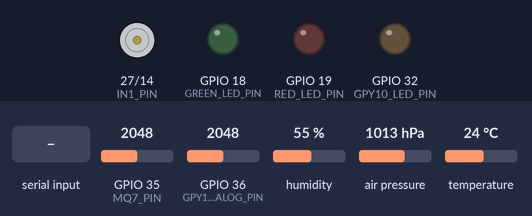
This sketch was run on a simulated ESP32. Parts: motor-driver pin pairs drawn as motors (green arrow = first pin HIGH = forward, orange = second pin HIGH = backward, longer = more drive, scaled by the enable pin), output pins drawn as LEDs (lit = HIGH). Inputs (shaded band) come from the test bench; at power-on: GPIO 35 (MQ7_PIN) = 2048, GPIO 36 (GPY10_ANALOG_PIN) = 2048, humidity 55 %, air pressure 1013 hPa, temperature 24 °C (analog values on the 0–4095 scale). WiFi joins after 1.5 s; servers stay silent unless stated; uploads are accepted with an empty reply; EEPROM starts erased; what the sketch prints to the serial monitor is not drawn.

Above: at 0.0 s.
At 3.2 s:
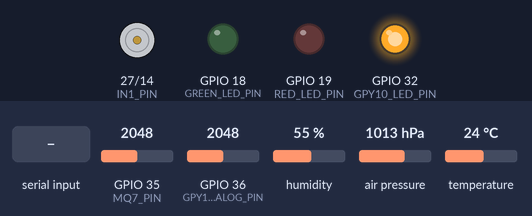
3.3 s: "CAL\n" received over Serial
At 24.9 s:
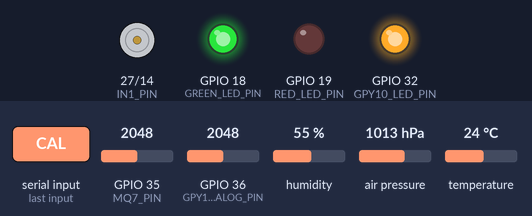
Timing chart, 0 to 25.3 s (numbered marks = the images above; inputs shaded):
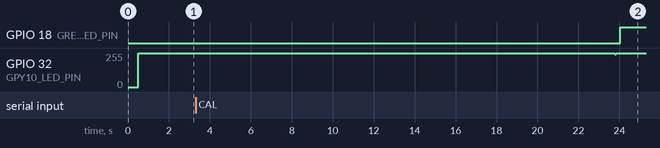

The sketch:

AQMS_ESP32.ino
```cpp
/*
 * =====================================================================
 *  AQMS - ESP32 firmware (multi-pollutant version)
 *  Sensors : PMS5003 (PM2.5/PM10), MQ-7 (CO), MQ-135 (gas index),
 *            GP2Y1010AU0F (dust), DHT22 (T, RH), BMP280 (P)
 *  Actuator: L298N -> purifier fan (G4 + H13 filters)
 *
 *  Every 5 s the node reads all sensors and POSTs one JSON frame to the
 *  Flask server on AWS (/api/ingest). The server replies with the fan
 *  command computed from the current + 12-h forecast AQI (paper Table 5),
 *  which is applied to the fan PWM. If the server is unreachable for 30 s
 *  the node falls back to local staged control on its own AQI.
 *
 *  Libraries (Arduino IDE -> Library Manager):
 *    - "DHT sensor library" by Adafruit  (+ "Adafruit Unified Sensor")
 *    - "Adafruit BMP280 Library"         (+ "Adafruit BusIO")
 *  Board: "ESP32 Dev Module" (esp32 by Espressif, core 2.x or 3.x)
 *  PMS5003 is read with the built-in parser below (no library needed).
 * =====================================================================
 */

#include <WiFi.h>
#include <HTTPClient.h>
#include <WiFiClientSecure.h>
#include <Wire.h>
#include <Preferences.h>
#include <Adafruit_BMP280.h>
#include "DHT.h"

// =====================================================================
//  >>> EDIT THESE <<<
// =====================================================================
const char* WIFI_SSID     = "Aislyntech";
const char* WIFI_PASSWORD = "Aislyntech88*";

// Your EC2 public IP (or domain). Port 5000 = Flask/gunicorn, port 80 if you use nginx.
const char* SERVER_URL = "http://YOUR_EC2_PUBLIC_IP:5000/api/ingest";
const char* API_KEY    = "aqms-esp32-key";          // must match AQMS_API_KEY on the server
const char* DEVICE_ID  = "aqms-node-1";

// Optional: also push to the old aislyntech PHP API (keeps the old path alive)
const bool  USE_LEGACY_API = false;
const char* LEGACY_API_URL = "https://aislyntech.com/Api/42-update.php";

// =====================================================================
//  PIN MAP  (paper Table 7)
// =====================================================================
#define PMS_RX_PIN        16   // ESP32 RX2  <- PMS5003 TX
#define PMS_TX_PIN        17   // ESP32 TX2  -> PMS5003 RX
#define MQ7_PIN           35   // analog, via 10k/20k divider
#define MQ135_PIN         34   // analog, via 10k/20k divider
#define GPY10_ANALOG_PIN  36   // analog (VP), via divider
#define GPY10_LED_PIN     32   // LED drive (150R + 220uF), ACTIVE LOW
#define DHT_PIN           4
#define DHT_TYPE          DHT22
#define SDA_PIN           21
#define SCL_PIN           22
#define ENA_PIN           26   // L298N PWM
#define IN1_PIN           27
#define IN2_PIN           14
#define GREEN_LED_PIN     18   // optional status LEDs
#define RED_LED_PIN       19
/*  If your board is still wired like the OLD version, use instead:
      GPY10_LED_PIN 23, GPY10_ANALOG_PIN 35 (then move MQ-7 to 39/VN),
      ENA 25, IN1 26, IN2 27                                            */

// =====================================================================
//  MQ-7 CALIBRATION  (paper Sec 4.3, Eq. 9-10)
// =====================================================================
const float MQ_VC          = 5.0;      // module supply (V)
const float MQ_RL_KOHM     = 10.0;     // load resistor on the module (check: 10k or 1k)
const float DIVIDER_RATIO  = 1.5;      // 10k/20k divider: Vmodule = Vadc * (10+20)/20
const float MQ7_A          = 99.042;   // C_ppm = a * (Rs/R0)^b  (datasheet curve fit)
const float MQ7_B          = -1.518;
const float MQ7_CLEAN_AIR_RATIO = 27.5;   // Rs/R0 in clean air (datasheet)
const unsigned long MQ7_WARMUP_MS = 180000UL;  // 3 min warm-up before CO is reported
// R0 is auto-calibrated in clean air on first boot (after warm-up) and saved in flash.
// Type CAL in the Serial Monitor (115200) to re-calibrate in clean air.

// =====================================================================
//  TIMING / CONTROL
// =====================================================================
const unsigned long SAMPLE_INTERVAL_MS = 5000;   // paper: poll every 5 s
const unsigned long SERVER_TIMEOUT_MS  = 30000;  // fall back to local control after this
const int PWM_STAGE[3] = {0, 128, 255};          // 0 %, 50 %, 100 %

// =====================================================================
DHT dht(DHT_PIN, DHT_TYPE);
Adafruit_BMP280 bmp;
Preferences prefs;
bool bmpOK = false;

float mq7R0 = 0;                 // kOhm
unsigned long bootMs = 0, lastSampleMs = 0, lastServerOkMs = 0;
uint32_t seqNo = 0;
int fanPwm = 0, fanStage = 0;
bool serverControl = false;
unsigned long belowSinceMs = 0;

// PMS5003 latest frame
uint16_t pm25Raw = 0, pm10Raw = 0;
bool pmsValid = false;
unsigned long pmsLastMs = 0;

// 1-min rolling averages (12 x 5 s)
const int AVG_N = 12;
float coBuf[AVG_N]; int coIdx = 0, coCount = 0;
float pmBuf[AVG_N]; int pmIdx = 0, pmCount = 0;

// =====================================================================
//  PMS5003 PARSER  (32-byte frame, 0x42 0x4D header)
// =====================================================================
void readPMS() {
  static uint8_t buf[32];
  static int idx = 0;
  while (Serial2.available()) {
    uint8_t c = Serial2.read();
    if (idx == 0 && c != 0x42) continue;
    if (idx == 1 && c != 0x4D) { idx = 0; continue; }
    buf[idx++] = c;
    if (idx == 32) {
      idx = 0;
      uint16_t sum = 0;
      for (int i = 0; i < 30; i++) sum += buf[i];
      uint16_t chk = (buf[30] << 8) | buf[31];
      if (sum == chk) {
        // atmospheric-environment values (bytes 10-15)
        pm25Raw = (buf[12] << 8) | buf[13];
        pm10Raw = (buf[14] << 8) | buf[15];
        pmsValid = true;
        pmsLastMs = millis();
      }
    }
  }
}

// =====================================================================
//  ANALOG HELPERS
// =====================================================================
float readMilliVolts(int pin, int samples = 32) {
  uint32_t acc = 0;
  for (int i = 0; i < samples; i++) { acc += analogReadMilliVolts(pin); delayMicroseconds(200); }
  return acc / (float)samples;
}

int readGPY10() {                       // mean of 10 pulses, sampled 0.28 ms after LED on
  long acc = 0;
  for (int i = 0; i < 10; i++) {
    digitalWrite(GPY10_LED_PIN, LOW);   // LED ON (active low)
    delayMicroseconds(280);
    acc += analogRead(GPY10_ANALOG_PIN);
    delayMicroseconds(40);
    digitalWrite(GPY10_LED_PIN, HIGH);  // LED OFF
    delayMicroseconds(9680);
  }
  return acc / 10;
}

float mq7Rs() {                         // Eq. (9): Rs = RL (Vc - Vout) / Vout
  float vout = readMilliVolts(MQ7_PIN) / 1000.0 * DIVIDER_RATIO;
  if (vout < 0.01) vout = 0.01;
  if (vout > MQ_VC - 0.01) vout = MQ_VC - 0.01;
  return MQ_RL_KOHM * (MQ_VC - vout) / vout;
}

void calibrateMQ7() {
  Serial.println("Calibrating MQ-7 R0 in clean air (20 s)...");
  float acc = 0;
  for (int i = 0; i < 40; i++) { acc += mq7Rs(); delay(500); }
  mq7R0 = (acc / 40.0) / MQ7_CLEAN_AIR_RATIO;
  prefs.putFloat("r0", mq7R0);
  Serial.printf("MQ-7 R0 = %.3f kOhm (saved)\n", mq7R0);
}

float pushAvg(float* b, int& i, int& n, float v) {
  b[i] = v; i = (i + 1) % AVG_N; if (n < AVG_N) n++;
  float s = 0; for (int k = 0; k < n; k++) s += b[k];
  return s / n;
}

// =====================================================================
//  LOCAL AQI (CPCB, used only for serial print + fallback control)
// =====================================================================
float subIndex(const float bp[][4], int n, float c) {
  if (c < 0) c = 0;
  for (int i = 0; i < n; i++) {
    if (c <= bp[i][1]) {
      float v = (bp[i][3] - bp[i][2]) / (bp[i][1] - bp[i][0]) * (c - bp[i][0]) + bp[i][2];
      return constrain(v, bp[i][2], bp[i][3]);
    }
  }
  return 500;
}
const float BP_PM[6][4] = {{0,30,0,50},{31,60,51,100},{61,90,101,200},{91,120,201,300},{121,250,301,400},{251,380,401,500}};
const float BP_CO[6][4] = {{0,1.0,0,50},{1.1,2.0,51,100},{2.1,10,101,200},{10.1,17,201,300},{17.1,34,301,400},{34.1,50,401,500}};

const char* category(int a) {
  if (a <= 50) return "GOOD";
  if (a <= 100) return "SATISFACTORY";
  if (a <= 200) return "MODERATELY POLLUTED";
  if (a <= 300) return "POOR";
  if (a <= 400) return "VERY POOR";
  return "SEVERE";
}

void localControl(int aqi) {             // Table 5 without forecast
  if (aqi >= 130) fanStage = 2;
  else if (aqi >= 101) fanStage = 1;
  else if (fanStage == 2) fanStage = 1;
  if (aqi < 90) {
    if (belowSinceMs == 0) belowSinceMs = millis();
    if (fanStage > 0 && millis() - belowSinceMs >= 600000UL) fanStage = 0;
  } else belowSinceMs = 0;
  fanPwm = PWM_STAGE[fanStage];
}

void applyFan() {
  analogWrite(ENA_PIN, fanPwm);
  digitalWrite(GREEN_LED_PIN, fanStage == 0 ? HIGH : LOW);
  digitalWrite(RED_LED_PIN,   fanStage > 0 ? HIGH : LOW);
}

// =====================================================================
//  JSON helpers (no library)
// =====================================================================
void jnum(String& s, const char* k, float v, int d = 2, bool comma = true) {
  s += "\""; s += k; s += "\":";
  if (isnan(v)) s += "null"; else s += String(v, d);
  if (comma) s += ",";
}
int jsonInt(const String& body, const char* key, int def) {
  String k = String("\"") + key + "\":";
  int p = body.indexOf(k);
  if (p < 0) return def;
  return body.substring(p + k.length()).toInt();
}

// =====================================================================
//  WIFI
// =====================================================================
void ensureWiFi() {
  if (WiFi.status() == WL_CONNECTED) return;
  static unsigned long lastTry = 0;
  if (millis() - lastTry < 10000 && lastTry != 0) return;
  lastTry = millis();
  Serial.println("WiFi: (re)connecting...");
  WiFi.disconnect();
  WiFi.begin(WIFI_SSID, WIFI_PASSWORD);
  unsigned long t0 = millis();
  while (WiFi.status() != WL_CONNECTED && millis() - t0 < 8000) { delay(250); Serial.print("."); }
  Serial.println();
  if (WiFi.status() == WL_CONNECTED) { Serial.print("WiFi OK, IP "); Serial.println(WiFi.localIP()); }
  else Serial.println("WiFi not connected - running local control");
}

// =====================================================================
//  SEND TO SERVER
// =====================================================================
bool sendToServer(const String& json) {
  if (WiFi.status() != WL_CONNECTED) return false;
  HTTPClient http;
  WiFiClient plain;
  WiFiClientSecure secure;
  bool ok = false;
  String url = SERVER_URL;
  if (url.startsWith("https")) { secure.setInsecure(); http.begin(secure, url); }
  else http.begin(plain, url);
  http.setConnectTimeout(4000);
  http.setTimeout(6000);
  http.addHeader("Content-Type", "application/json");
  http.addHeader("X-API-Key", API_KEY);
  int code = http.POST(json);
  if (code == 200) {
    String body = http.getString();
    int pwm = jsonInt(body, "pwm", -1);
    int st  = jsonInt(body, "fan_stage", -1);
    if (pwm >= 0 && st >= 0) { fanPwm = pwm; fanStage = st; }
    Serial.printf("Server 200 -> fan stage %d, pwm %d\n", fanStage, fanPwm);
    ok = true;
  } else {
    Serial.printf("Server error %d: %s\n", code, code < 0 ? http.errorToString(code).c_str() : http.getString().c_str());
  }
  http.end();
  return ok;
}

void sendLegacy(float pm25, float pm10, float co, int gpy, int mq, float t, float h, float p, int aqi) {
  if (!USE_LEGACY_API || WiFi.status() != WL_CONNECTED) return;
  WiFiClientSecure c; c.setInsecure();
  HTTPClient http;
  String u = String(LEGACY_API_URL) + "?gpy10=" + gpy + "&mq135=" + mq +
             "&temperature=" + String(t, 2) + "&humidity=" + String(h, 2) + "&bmp280=" + String(p, 2) +
             "&pm25=" + String(pm25, 1) + "&pm10=" + String(pm10, 1) + "&co=" + String(co, 2) +
             "&aqi=" + aqi + "&air_status=" + String(category(aqi)).substring(0, 4) +
             "&fan=" + (fanStage == 0 ? "OFF" : (fanStage == 1 ? "LOW" : "HIGH"));
  u.replace(" ", "%20");
  http.begin(c, u);
  http.setTimeout(6000);
  int code = http.GET();
  Serial.printf("Legacy API: %d\n", code);
  http.end();
}

// =====================================================================
//  SETUP
// =====================================================================
void setup() {
  Serial.begin(115200);
  delay(500);
  Serial.println("\n======================================");
  Serial.println("  AQMS multi-pollutant node (PM2.5 + CO)");
  Serial.println("======================================");
  bootMs = millis();

  Serial2.begin(9600, SERIAL_8N1, PMS_RX_PIN, PMS_TX_PIN);
  analogReadResolution(12);
  analogSetAttenuation(ADC_11db);

  pinMode(GPY10_LED_PIN, OUTPUT); digitalWrite(GPY10_LED_PIN, HIGH);
  pinMode(MQ135_PIN, INPUT); pinMode(MQ7_PIN, INPUT); pinMode(GPY10_ANALOG_PIN, INPUT);
  dht.begin();
  Wire.begin(SDA_PIN, SCL_PIN);
  if (bmp.begin(0x76)) { bmpOK = true; Serial.println("BMP280 at 0x76"); }
  else if (bmp.begin(0x77)) { bmpOK = true; Serial.println("BMP280 at 0x77"); }
  else Serial.println("BMP280 NOT detected!");

  pinMode(ENA_PIN, OUTPUT); pinMode(IN1_PIN, OUTPUT); pinMode(IN2_PIN, OUTPUT);
  digitalWrite(IN1_PIN, HIGH); digitalWrite(IN2_PIN, LOW);
  analogWrite(ENA_PIN, 0);
  pinMode(GREEN_LED_PIN, OUTPUT); pinMode(RED_LED_PIN, OUTPUT);

  prefs.begin("aqms", false);
  mq7R0 = prefs.getFloat("r0", 0);
  Serial.printf("MQ-7 R0 from flash: %.3f kOhm %s\n", mq7R0, mq7R0 > 0 ? "" : "(will auto-calibrate after warm-up)");

  WiFi.mode(WIFI_STA);
  ensureWiFi();
  Serial.println("System ready. MQ-7 warming up for 3 min...");
}

// =====================================================================
//  LOOP
// =====================================================================
void loop() {
  readPMS();                                  // keep draining the UART

  if (Serial.available()) {
    String cmd = Serial.readStringUntil('\n'); cmd.trim();
    if (cmd.equalsIgnoreCase("CAL")) calibrateMQ7();
  }

  if (millis() - lastSampleMs < SAMPLE_INTERVAL_MS) return;
  lastSampleMs = millis();
  ensureWiFi();

  // ---------- read sensors ----------
  bool warm = millis() - bootMs >= MQ7_WARMUP_MS;
  if (warm && mq7R0 <= 0) calibrateMQ7();

  float t = dht.readTemperature();
  float h = dht.readHumidity();
  float p = bmpOK ? bmp.readPressure() / 100.0 : NAN;
  int mq135 = analogRead(MQ135_PIN);
  int gpy = readGPY10();

  float pm25 = NAN, pm10 = NAN, pmAvg = NAN;
  if (pmsValid && millis() - pmsLastMs < 10000) {
    pm25 = pm25Raw; pm10 = pm10Raw;
    pmAvg = pushAvg(pmBuf, pmIdx, pmCount, pm25);
  }

  float rs = mq7Rs();
  float coPpm = NAN, coAvg = NAN;
  if (warm && mq7R0 > 0) {
    coPpm = MQ7_A * pow(rs / mq7R0, MQ7_B);  // Eq. (10)
    coAvg = pushAvg(coBuf, coIdx, coCount, coPpm);   // 1-min mean
  }

  // local CPCB-method AQI (server computes the authoritative one)
  float tK = (isnan(t) ? 25.0 : t) + 273.15;
  float pPa = (isnan(p) ? 1013.25 : p) * 100.0;
  float coMg = isnan(coAvg) ? NAN : coAvg * 28.01 * pPa / (8.314 * tK) * 1e-3;       // Eq. (11)
  float pmCorr = isnan(pmAvg) ? NAN : max(0.0f, 0.524f * pmAvg - 0.0862f * (isnan(h) ? 50 : h) + 5.75f);  // Eq. (12)
  float sPm = isnan(pmCorr) ? 0 : subIndex(BP_PM, 6, pmCorr);
  float sCo = isnan(coMg) ? 0 : subIndex(BP_CO, 6, coMg);
  int aqi = (int)round(max(sPm, sCo));

  // ---------- JSON frame ----------
  seqNo++;
  String j = "{";
  j += "\"device\":\""; j += DEVICE_ID; j += "\",";
  j += "\"seq\":"; j += seqNo; j += ",";
  jnum(j, "pm25", pm25, 1);
  jnum(j, "pm10", pm10, 1);
  jnum(j, "co_ppm", coAvg, 2);
  jnum(j, "mq7_rs_kohm", rs, 3);
  jnum(j, "mq135", mq135, 0);
  jnum(j, "gpy10", gpy, 0);
  jnum(j, "temperature", t, 2);
  jnum(j, "humidity", h, 2);
  jnum(j, "pressure", p, 2);
  jnum(j, "local_aqi", aqi, 0);
  j += "\"fan\":"; j += fanStage; j += "}";

  // ---------- serial monitor ----------
  Serial.println("--------------------------------------");
  Serial.printf("#%lu  PM2.5 %s ug/m3 (corr %.1f) | PM10 %s\n", (unsigned long)seqNo,
                isnan(pm25) ? "--" : String(pm25, 0).c_str(), pmCorr, isnan(pm10) ? "--" : String(pm10, 0).c_str());
  Serial.printf("CO %s ppm = %s mg/m3 (Rs %.2fk, R0 %.2fk)%s\n",
                isnan(coAvg) ? "--" : String(coAvg, 1).c_str(), isnan(coMg) ? "--" : String(coMg, 2).c_str(),
                rs, mq7R0, warm ? "" : "  [warming up]");
  Serial.printf("MQ-135 %d | Dust %d | T %.1f C | RH %.1f %% | P %.1f hPa\n", mq135, gpy, t, h, p);
  Serial.printf("Local AQI %d (%s)  PM sub %.0f / CO sub %.0f\n", aqi, category(aqi), sPm, sCo);
  Serial.println(j);

  // ---------- send + control ----------
  if (sendToServer(j)) { lastServerOkMs = millis(); serverControl = true; }
  if (millis() - lastServerOkMs > SERVER_TIMEOUT_MS) {
    if (serverControl) Serial.println("Server unreachable -> LOCAL control");
    serverControl = false;
    localControl(aqi);
  }
  applyFan();
  sendLegacy(pm25, pm10, coAvg, gpy, mq135, t, h, p, aqi);
}
```

Measured:
- after the input at 3.3 s, GPIO 18 (GREEN_LED_PIN): LOW → HIGH after 20.8 s instead of 2.1 s
